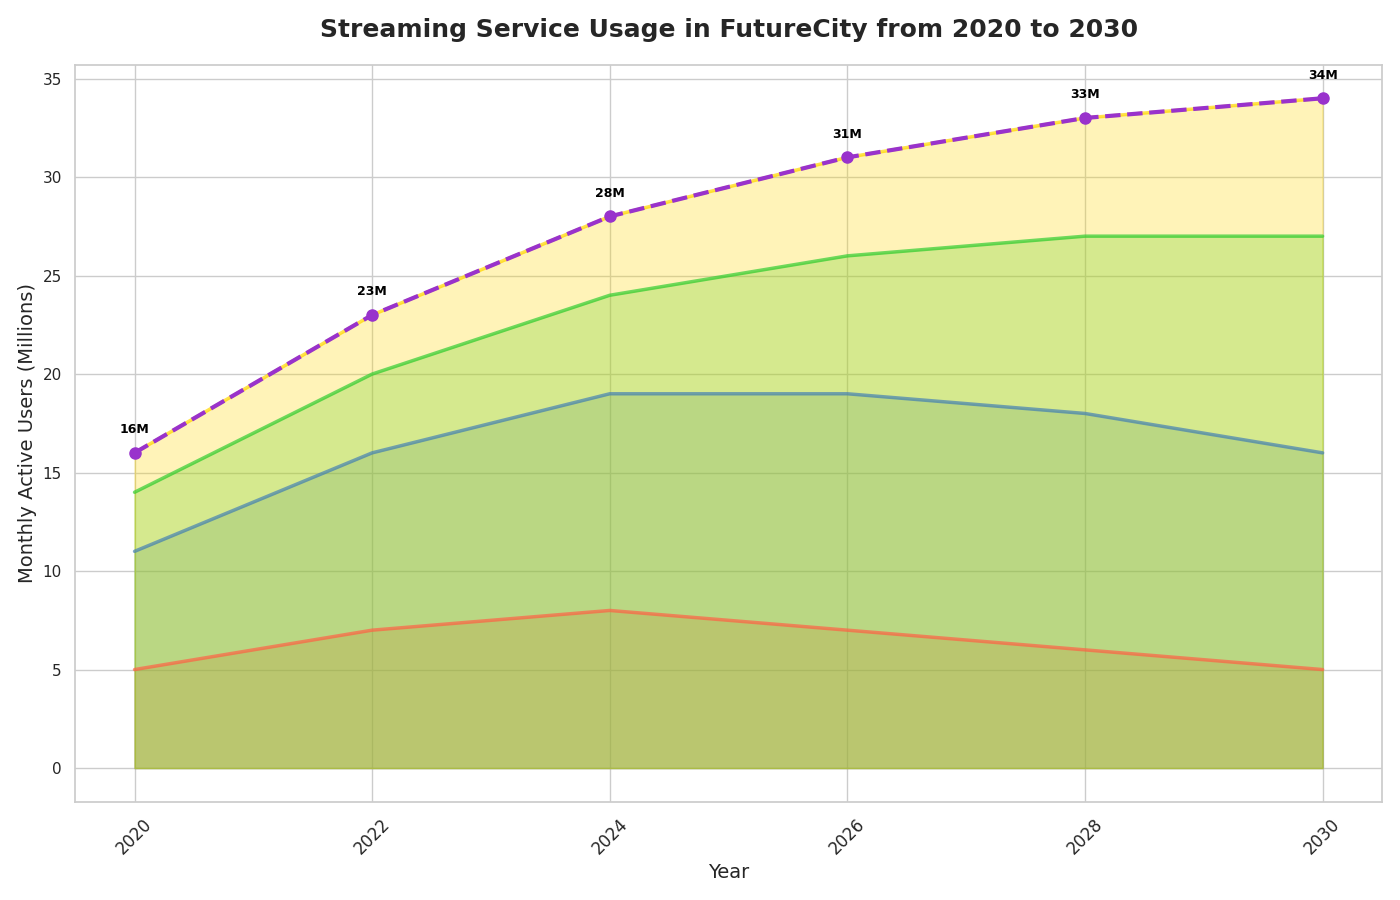

The script that drew this image:
import matplotlib.pyplot as plt
import numpy as np

years = np.array([2020, 2022, 2024, 2026, 2028, 2030]) 
movies_streaming = np.array([5, 7, 8, 7, 6, 5])
tv_series_streaming = np.array([6, 9, 11, 12, 12, 11])
music_streaming = np.array([3, 4, 5, 7, 9, 11])
podcast_streaming = np.array([2, 3, 4, 5, 6, 7])
total_streaming = movies_streaming + tv_series_streaming + music_streaming + podcast_streaming

fig, ax = plt.subplots(figsize=(14, 9))

def gradient_fill(x, y, ax=None, color='blue', alpha=0.7):
    if ax is None:
        ax = plt.gca()
    ax.plot(x, y, color=color, alpha=alpha, linewidth=2.5)
    ax.fill_between(x, 0, y, color=color, alpha=alpha*0.4)

gradient_fill(years, movies_streaming, ax=ax, color='#FF6347')
gradient_fill(years, movies_streaming + tv_series_streaming, ax=ax, color='#4682B4')
gradient_fill(years, movies_streaming + tv_series_streaming + music_streaming, ax=ax, color='#32CD32')
gradient_fill(years, total_streaming, ax=ax, color='#FFD700')

ax.plot(years, total_streaming, color='darkorchid', linewidth=3, linestyle='--', marker='o', markersize=8)

for i, year in enumerate(years):
    ax.text(year, total_streaming[i] + 1, f'{total_streaming[i]}M', fontsize=9, ha='center', color='black', weight='bold')

ax.set_title('Streaming Service Usage in FutureCity from 2020 to 2030', fontsize=18, weight='bold', pad=20)
ax.set_xlabel('Year', fontsize=14)
ax.set_ylabel('Monthly Active Users (Millions)', fontsize=14)

ax.set_xticks(years)
ax.set_xticklabels(years, fontsize=12, rotation=45)

plt.tight_layout()

plt.show()
